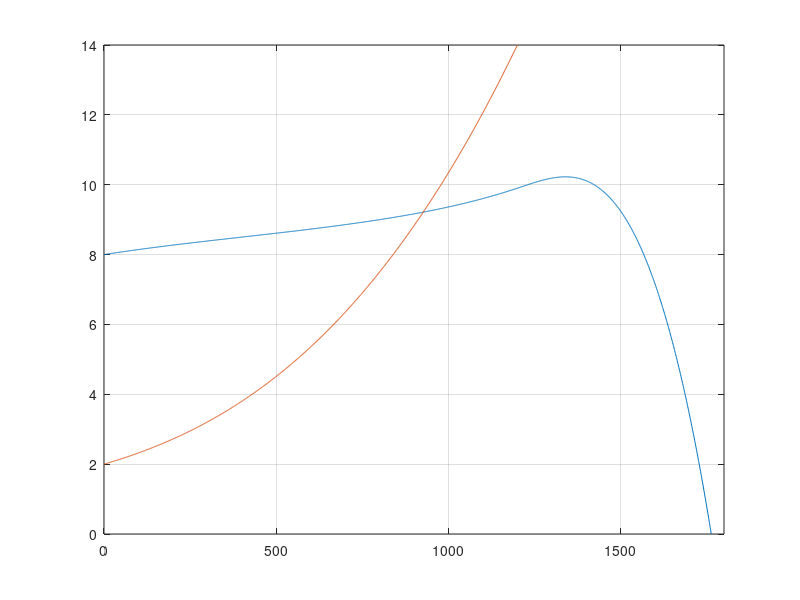

Write MATLAB code to recreate this figure. (Note: this script raises an error after producing the figure.)
close all
clear all
clc

motor=[0, 400, 800, 1200, 1600, 1763;
       8, 8.5, 9.0, 9.90, 7.15, 0];

fan =[0, 400, 800, 1200;
      2, 3.8, 7.5, 14];

interpolation_type = 'spline';

x = linspace(0,1800,1801);

m = interp1(motor(1,:),motor(2,:),x,interpolation_type);
f = interp1(fan(1,:),fan(2,:),x,interpolation_type);


plot(x,m,x,f)
axis([0 1800 0 14]);
grid on
[xcross, ycross] = interception(x,m,x,f)

%solution with spline => xcross, ycross = (926.81, 9.2147)